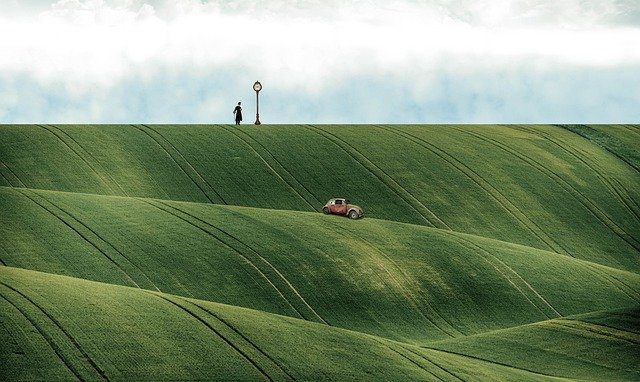
#> input picture input.jpg, 640 x 382 px
$ python main.py
#> lines starting #> are read from the running program, lines starting #| are printed output that depends on the picture
import cv2

# imread : 画像ファイルを読み込んで、多次元配列(numpy.ndarray)にする。
# 第一引数 : 画像のファイルパス
# 戻り値 : 行 x 列 x 色の三次元配列(numpy.ndarray)が返される。
img = cv2.imread('./input.jpg')
#> img is the input picture: shape (382, 640, 3); mean B, G, R 114.2, 143.2, 125

# shape : 画像の形状を返す。
# (列数, 行数, チャンネル数)
# チャンネルとは? : http://www.cg-ya.net/2dcg/aboutimage/basic-knowledge-degitalimage/
# (例) : (382, 640, 3)
print(img.shape)
#| (382, 640, 3)

# 三次元配列を返す。
# (例)
# [
# [
# [234 237 228]
# ...
# [202 209 194]
# ]
# [
# [10 27 16]
# ...
# [36 67 46]
# ]
# [
# [34 51 40]
# ...
# [50 81 60]
# ]
# ]
# [34 51 40], [50 81 60]などは、色の状態(BGR)を表します。
# ※ 左からBGR[B, G, R]形式を表しています。左からRGB[R, G, B]形式でないことをご注意ください。
# BGRに関する公式ドキュメント : https://docs.opencv.org/4.5.2/d4/da8/group__imgcodecs.html#ga288b8b3da0892bd651fce07b3bbd3a56
print(img)
#> (printed output is left out)

# 色の状態(BGR)のBの部分を255(白色)にする。
# : の意味 : 「全ての」を表す。
# 参考 -> https://qiita.com/ken_yoshi/items/4cbe3abb7d46c5252fdd
img[:, :, (0)] = 255
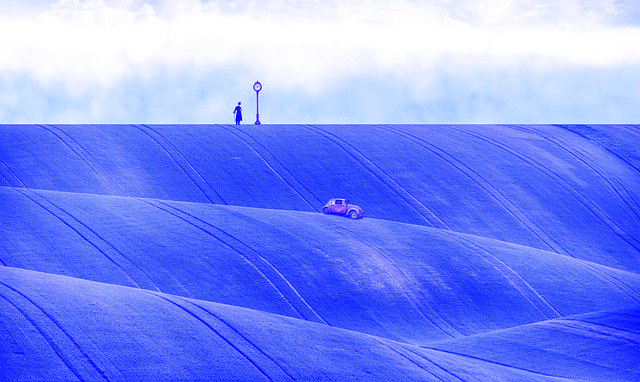
#> img: shape (382, 640, 3); mean B, G, R 255, 143.2, 125

# imwrite : 画像の保存を行う関数
# imwriteについて : https://kuroro.blog/python/i0tNE1Mp8aEz8Z7n6Ggg/
# 第一引数 : 保存先の画像ファイル名
# 第二引数 : 多次元配列(numpy.ndarray)
cv2.imwrite('./output.jpg', img)
